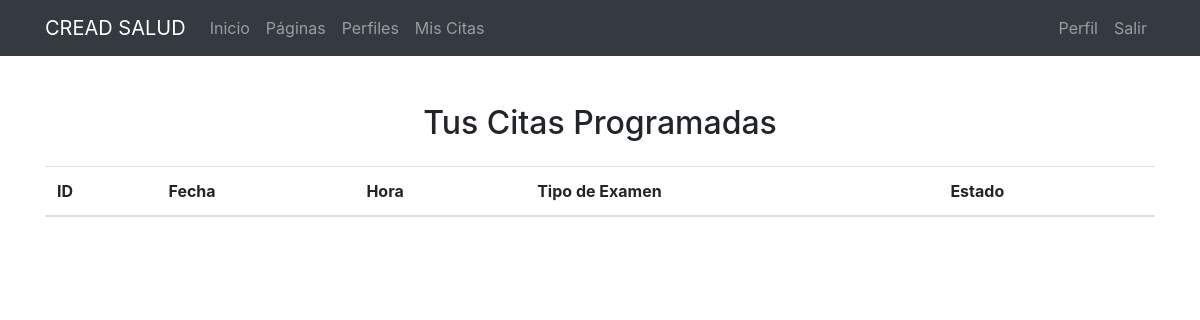
The page /agendar/citas/ (signed in) on the database as committed earlier.
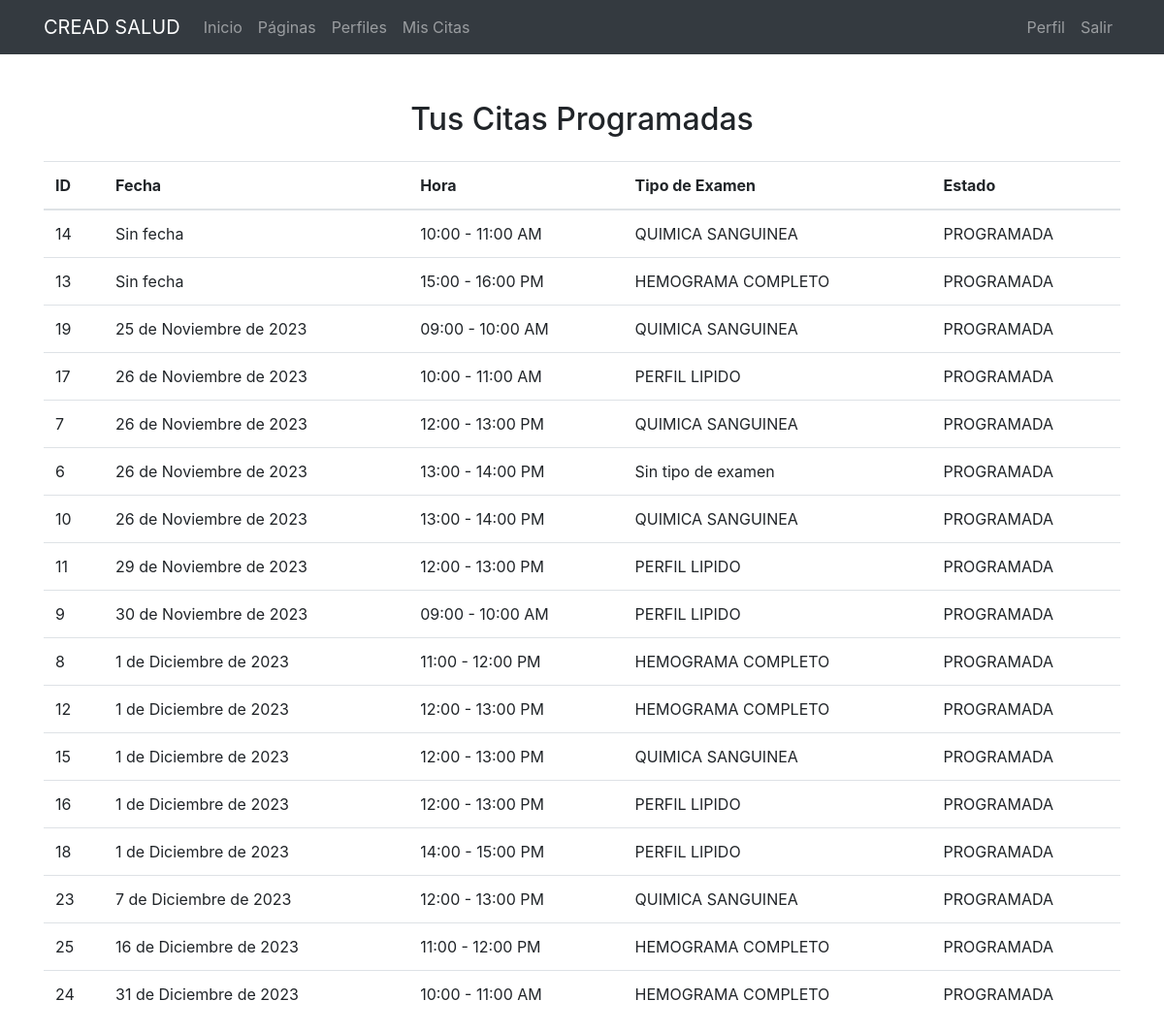
The same page on the database as committed later.
### citas_medicas/models.py (models this page shows, shortened)
class CitaMedica(models.Model):
    ESTADO_CHOICES = [
        ('PROGRAMADA', 'Programada'),
        ('ATENDIDA', 'Atendida'),
    ]
    nombre = models.CharField(max_length=100, null=True, blank=True)
    fecha = models.DateField(null=True, blank=True)
    hora = models.TextField(null=True, blank=True)
    motivo = models.TextField(null=True, blank=True)
    page = models.ForeignKey(Page, on_delete=models.CASCADE, null=True, blank=True)
    title = models.CharField(null=True, blank=True,max_length=200)
    estado = models.CharField(null=True, blank=True,max_length=20, choices=ESTADO_CHOICES, default='PROGRAMADA')

### citas_medicas/views.py (the view)
# urls.py: path('citas/', ListaCitas.as_view(), name='lista_citas'),
@method_decorator(login_required, name='dispatch')
class ListaCitas(ListView):
    model = CitaMedica
    template_name = 'citas_medicas/lista_citas.html'
    context_object_name = 'citas'
    def get_queryset(self):
        return CitaMedica.objects.filter(nombre=self.request.user.get_full_name()).order_by('fecha', 'hora')

### citas_medicas/templates/citas_medicas/lista_citas.html (shortened to what this page needs)
{% extends 'core/base.html' %}
{% block content %}
    <div class="container mt-5">
        <h2 class="text-center mb-4">Tus Citas Programadas</h2>
        <table class="table">
            <thead>
                <tr>
                    <th>ID</th>
                    <th>Fecha</th>
                    <th>Hora</th>
                    <th>Tipo de Examen</th>
                    <th>Estado</th>
                </tr>
            </thead>
            <tbody>
                {% for cita in citas %}
                    <tr>
                        <td>{{ cita.id|default:"Sin fecha"}}</td>
                        <td>{{ cita.fecha|default:"Sin fecha"}}</td>
                        <td>{{ cita.hora|default:"Sin hora" }}</td>
                        <td>{{ cita.title|default:"Sin tipo de examen"}}</td>
                        <td>{{ cita.estado}}</td>
                    </tr>
                {% endfor %}
            </tbody>
        </table>
    </div>
{% endblock %}

Rows that differ between the two databases and show on the page:
added CitaMedica: id "14", fecha "Sin fecha", hora "10:00 - 11:00 AM", title "QUIMICA SANGUINEA", estado "PROGRAMADA"
added CitaMedica: id "13", fecha "Sin fecha", hora "15:00 - 16:00 PM", title "HEMOGRAMA COMPLETO", estado "PROGRAMADA"
added CitaMedica: id "19", fecha "25 de Noviembre de 2023", hora "09:00 - 10:00 AM", title "QUIMICA SANGUINEA", estado "PROGRAMADA"
added CitaMedica: id "17", fecha "26 de Noviembre de 2023", hora "10:00 - 11:00 AM", title "PERFIL LIPIDO", estado "PROGRAMADA"
added CitaMedica: id "7", fecha "26 de Noviembre de 2023", hora "12:00 - 13:00 PM", title "QUIMICA SANGUINEA", estado "PROGRAMADA"
added CitaMedica: id "6", fecha "26 de Noviembre de 2023", hora "13:00 - 14:00 PM", title "Sin tipo de examen", estado "PROGRAMADA"
added CitaMedica: id "10", fecha "26 de Noviembre de 2023", hora "13:00 - 14:00 PM", title "QUIMICA SANGUINEA", estado "PROGRAMADA"
added CitaMedica: id "11", fecha "29 de Noviembre de 2023", hora "12:00 - 13:00 PM", title "PERFIL LIPIDO", estado "PROGRAMADA"
added CitaMedica: id "9", fecha "30 de Noviembre de 2023", hora "09:00 - 10:00 AM", title "PERFIL LIPIDO", estado "PROGRAMADA"
added CitaMedica: id "8", fecha "1 de Diciembre de 2023", hora "11:00 - 12:00 PM", title "HEMOGRAMA COMPLETO", estado "PROGRAMADA"
added CitaMedica: id "12", fecha "1 de Diciembre de 2023", hora "12:00 - 13:00 PM", title "HEMOGRAMA COMPLETO", estado "PROGRAMADA"
added CitaMedica: id "15", fecha "1 de Diciembre de 2023", hora "12:00 - 13:00 PM", title "QUIMICA SANGUINEA", estado "PROGRAMADA"
added CitaMedica: id "16", fecha "1 de Diciembre de 2023", hora "12:00 - 13:00 PM", title "PERFIL LIPIDO", estado "PROGRAMADA"
added CitaMedica: id "18", fecha "1 de Diciembre de 2023", hora "14:00 - 15:00 PM", title "PERFIL LIPIDO", estado "PROGRAMADA"
added CitaMedica: id "23", fecha "7 de Diciembre de 2023", hora "12:00 - 13:00 PM", title "QUIMICA SANGUINEA", estado "PROGRAMADA"
added CitaMedica: id "25", fecha "16 de Diciembre de 2023", hora "11:00 - 12:00 PM", title "HEMOGRAMA COMPLETO", estado "PROGRAMADA"
added CitaMedica: id "24", fecha "31 de Diciembre de 2023", hora "10:00 - 11:00 AM", title "HEMOGRAMA COMPLETO", estado "PROGRAMADA"
